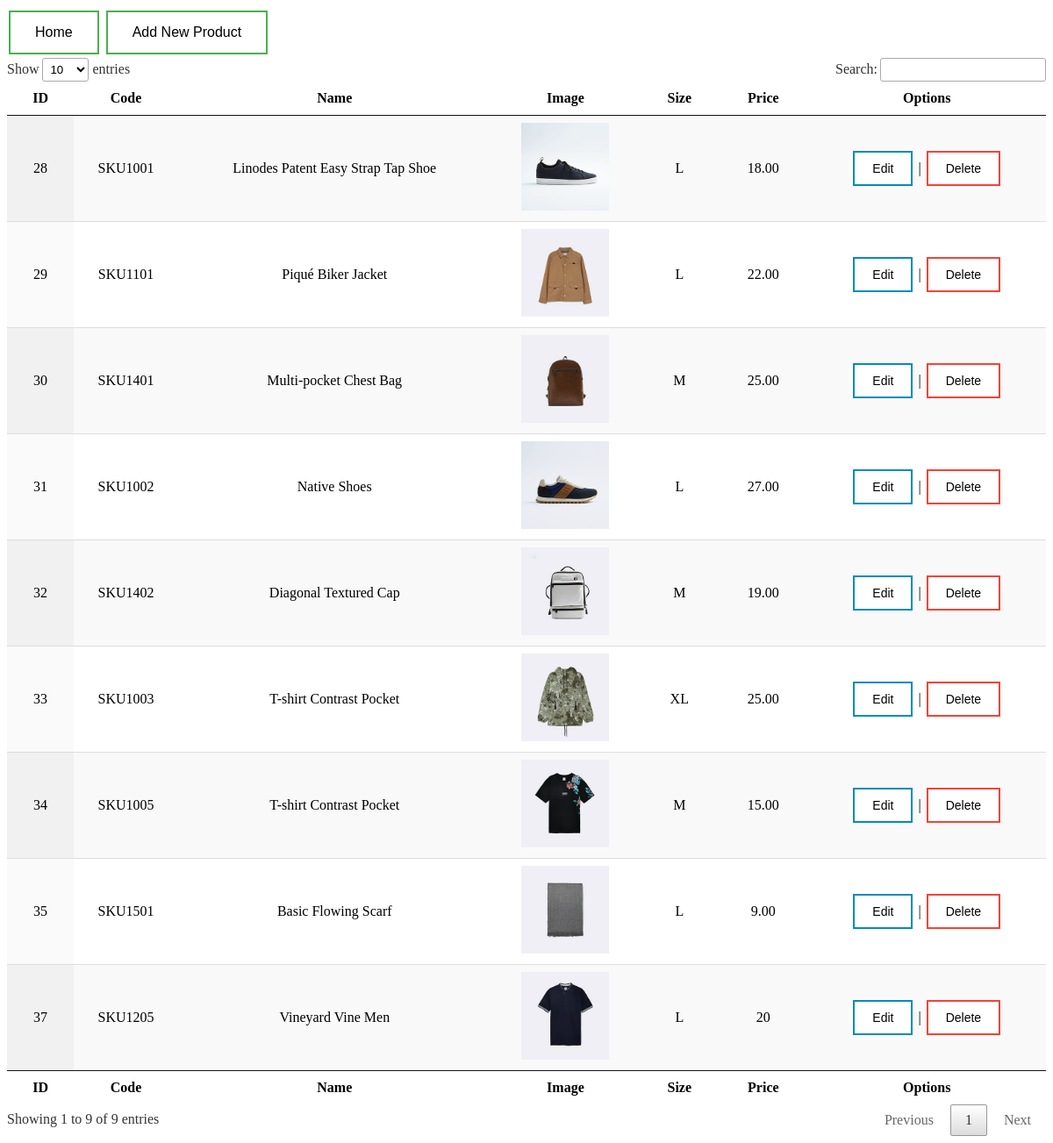
The app's page /admin/index.php with its own data.
### tables this page shows
CREATE TABLE `tbl_products` (
  `pro_id` int(20) NOT NULL,
  `pro_code` varchar(20) NOT NULL,
  `pro_name` varchar(50) NOT NULL,
  `img` varchar(50) NOT NULL,
  `size` varchar(50) NOT NULL,
  `price` varchar(50) NOT NULL
);

### admin/index.php (the view, shortened to what this page needs)
<!DOCTYPE html>
<html>
<head>
    <link rel="stylesheet" type="text/css" href="css/jquery.dataTables.min.css">
    <?php
    include_once('config.php');
    ?>
</head>
<body>
    <a href="../index.php"><button class="button button1">Home</button></a>
    <a href="add_product.php"><button class="button button1">Add New Product</button></a>
    <table id="example" class="display" style="width:100%">
        <thead>
            <tr>
                <th>ID</th>
                <th>Code</th>
                <th>Name</th>
                <th>Image</th>
                <th>Size</th>
                <th>Price</th>
                <th>Options</th>
            </tr>
        </thead>
        <tbody>
            <?php
            $query = "SELECT * From tbl_products ORDER BY pro_id";
            $result = mysqli_query($conn, $query);
            if (mysqli_num_rows($result) > 0) {
                while ($row = mysqli_fetch_array($result)) {
            ?>
                    <tr>
                        <td align="center"><?php echo $row['pro_id']; ?></td>
                        <td align="center"><?php echo $row['pro_code']; ?></td>
                        <td align="center"><?php echo $row['pro_name']; ?></td>
                        <td align="center"><img src="../img/product/<?php echo $row['img']; ?>" width=100></td>
                        <td align="center"><?php echo $row['size']; ?></td>
                        <td align="center"><?php echo $row['price']; ?></td>
                        <td align="center">
                            <a href="edit.php?Proid=<?php echo $row["pro_id"]; ?>"><button class="button button2">Edit</button></a> |
                            <a href="delete.php?Proid=<?php echo $row["pro_id"]; ?>"><button class="button button3">Delete</button></a>
                        </td>
                    </tr>
            <?php
                }
            }
            ?>
        </tbody>
        <tfoot>
            <tr>
                <th>ID</th>
                <th>Code</th>
                <th>Name</th>
                <th>Image</th>
                <th>Size</th>
                <th>Price</th>
                <th>Options</th>
            </tr>
        </tfoot>
    </table>
</body>
</html>

### admin/index.php (style rules this page uses)
.button { background-color: #4CAF50; border: none; color: white; padding: 14px 28px; text-align: center; text-decoration: none; display: inline-block; font-size: 16px; margin: 4px 2px; transition-duration: 0.4s; cursor: pointer; }
.button1 { background-color: white; color: black; border: 2px solid #4CAF50; }
.button2 { background-color: white; color: black; border: 2px solid #008CBA; font-size: 14px; padding: 10px 20px; }
.button3 { background-color: white; color: black; border: 2px solid #f44336; font-size: 14px; padding: 10px 20px; }

### records on screen
tbl_products: pro_id "28", pro_code "SKU1001", pro_name "Linodes Patent Easy Strap Tap Shoe", img (picture), size "L", price "18.00"
tbl_products: pro_id "29", pro_code "SKU1101", pro_name "Piqué Biker Jacket", img (picture), size "L", price "22.00"
tbl_products: pro_id "30", pro_code "SKU1401", pro_name "Multi-pocket Chest Bag", img (picture), size "M", price "25.00"
tbl_products: pro_id "31", pro_code "SKU1002", pro_name "Native Shoes", img (picture), size "L", price "27.00"
tbl_products: pro_id "32", pro_code "SKU1402", pro_name "Diagonal Textured Cap", img (picture), size "M", price "19.00"
tbl_products: pro_id "33", pro_code "SKU1003", pro_name "T-shirt Contrast Pocket", img (picture), size "XL", price "25.00"
tbl_products: pro_id "34", pro_code "SKU1005", pro_name "T-shirt Contrast Pocket", img (picture), size "M", price "15.00"
tbl_products: pro_id "35", pro_code "SKU1501", pro_name "Basic Flowing Scarf", img (picture), size "L", price "9.00"
tbl_products: pro_id "37", pro_code "SKU1205", pro_name "Vineyard Vine Men", img (picture), size "L", price "20"
